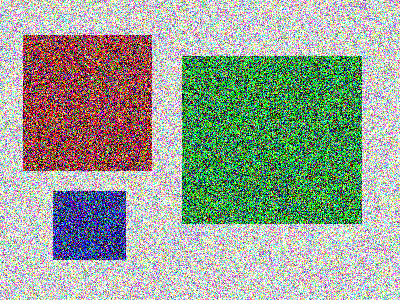
#> input picture fuzzy.png, 400 x 300 px
$ python detection.py
#> lines starting #> are read from the running program, lines starting #| are printed output that depends on the picture; after the words box and inside, x2 and y2 are one past the last pixel; in counts of white or black regions, pixels touching at a corner belong together
import numpy as np
import cv2
from random import randint


"""

Read a fuzzy image detect it edges using adaptive threshold apply necessary filters
After detecting draw detected shape on new canvas with different colour filled
Find area of contours

"""


# reading working image
img = cv2.imread("fuzzy.png", 1)
#> img is the input picture: shape (300, 400, 3); mean B, G, R 150, 164.4, 153.8
cv2.imshow("original image", img)

# converting to gray and apply blur
gray = cv2.cvtColor(img, cv2.COLOR_RGB2GRAY)
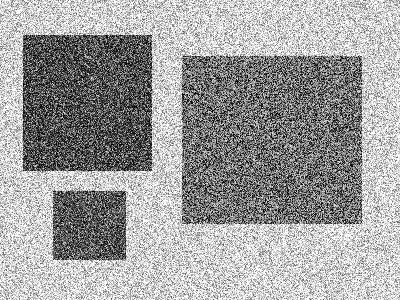
#> gray: shape (300, 400); min 0, max 255, mean 158.9

# applying blur in x=5 and y=5
blur = cv2.GaussianBlur(gray, (5,5), 0)
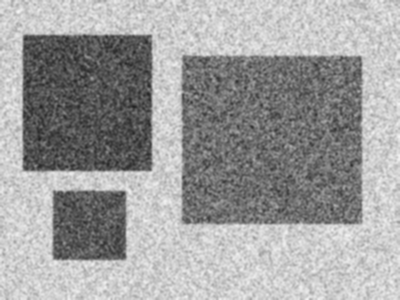
#> blur: shape (300, 400); min 34, max 244, mean 158.9

# Adaptive threshold
# max pixel value = 255
# inversing thresh since bg is white
thresh = cv2.adaptiveThreshold(blur, 255, cv2.ADAPTIVE_THRESH_GAUSSIAN_C,cv2.THRESH_BINARY_INV, 205, 1)
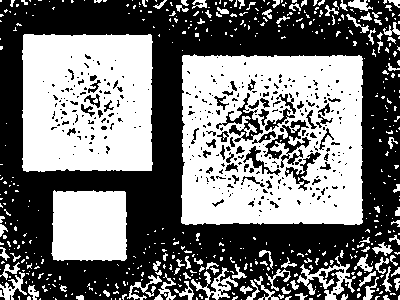
#> thresh: shape (300, 400); 46.6% white; 527 white regions (432 under 20 px)

cv2.imshow("thresh", thresh)

# contour edge detection after filtering the img
contours, hierarchy = cv2.findContours(thresh, cv2.RETR_TREE, cv2.CHAIN_APPROX_SIMPLE)
#> contours = 912 contours, 769 with area under 20; largest, box (x1, y1, x2, y2) and area: (181, 54, 363, 225) 29893, (22, 34, 153, 172) 17291, (51, 190, 127, 261) 4940, (263, 119, 312, 160) 734, (221, 92, 264, 142) 682
print("total contours detected:",len(contours))
#| total contours detected: 912

filtered = []
for c in contours:
	# ignoring small pixels
	if cv2.contourArea(c) < 1000:
		continue

	# if it is large enough append to filtered
	filtered.append(c)
#> this loop made 912 passes
#> c on passes 1 to 3: [[241, 299]], [[309, 298], [309, 299], [312, 299], [312, 298]], [[119, 298], [119, 299], [120, 299], [120, 298]]
#> after the loop, filtered = 3 contours; box (x1, y1, x2, y2) and area: (181, 54, 363, 225) 29893, (22, 34, 153, 172) 17291, (51, 190, 127, 261) 4940

print("number contours after filter:", len(filtered))
#| number contours after filter: 3


# drawing detected contours on new canvas

# canvas
objects = np.zeros([img.shape[0], img.shape[1], 3], 'uint8')

# looping through each filtered cantours
for c in filtered:
	# random color generated to fill contour shape
	col = (randint(0,255), randint(0,255), randint(0,255))
	# drawing contour
	cv2.drawContours(objects, [c], -1, col, -1)
	# finding area
	area = cv2.contourArea(c)
	print("contours area: ", area)
#> this loop made 3 passes
#> (col, area) on passes 1 to 3: ((197, 215, 20), 4939.5), ((132, 248, 207), 29893), ((155, 244, 183), 17291)
#| contours area:  4939.5
#| contours area:  29893.0
#| contours area:  17291.0
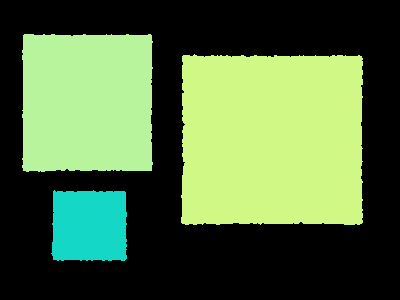
#> objects: shape (300, 400, 3); mean of channels 0, 1, 2 64.3, 107.3, 79.8; drawn as B, G, R

# displaying final images
cv2.imshow("final", objects)

cv2.waitKey(0)
cv2.destroyAllWindows()
